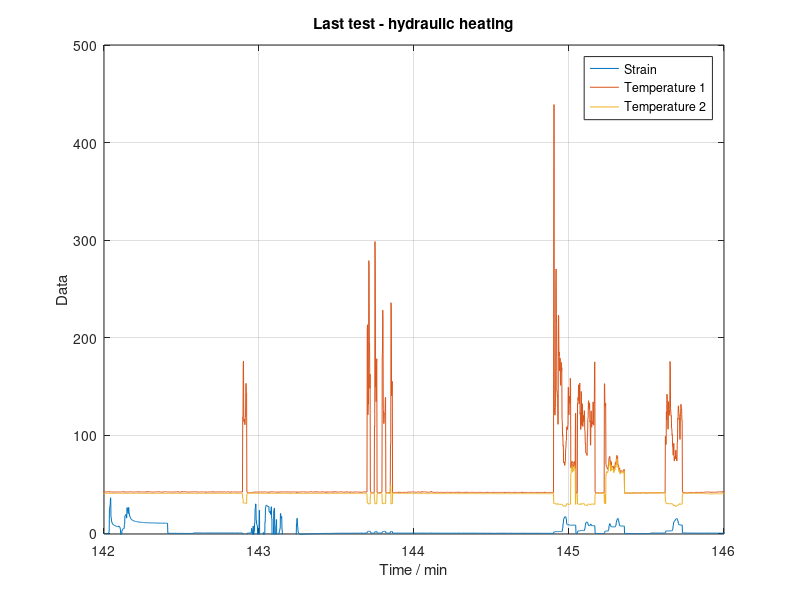

Source code (MATLAB):
close all;
clear all;

load('test1.txt');
z=length(test1);
s=(test1(1:z,2));
T1=(test1(1:z,3));
T2=(test1(1:z,4));
t=(.1/60:.1/60:z/600)';
plot(t,s,t,T1,t,T2);
xlim([142 146]);
ylim([-1 500]);
xlabel('Time / min');
ylabel('Data');
title('Last test - hydraulic heating');
legend('Strain','Temperature 1','Temperature 2','Location','Best');
grid on;